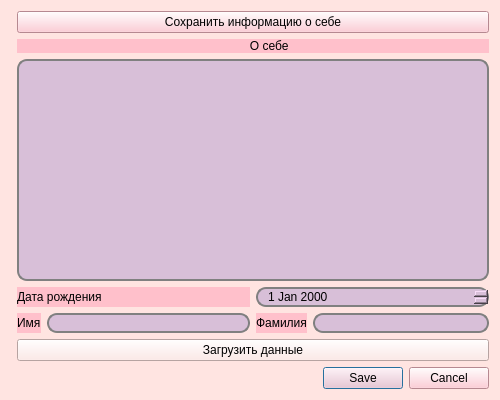
<?xml version="1.0" encoding="UTF-8"?>
<ui version="4.0">
 <class>HumanData</class>
 <widget class="QDialog" name="HumanData">
  <property name="geometry">
   <rect>
    <x>0</x>
    <y>0</y>
    <width>500</width>
    <height>400</height>
   </rect>
  </property>
  <property name="windowTitle">
   <string>Dialog</string>
  </property>
  <property name="styleSheet">
   <string notr="true">background-color: #FFE4E1;</string>
  </property>
  <layout class="QFormLayout" name="formLayout">
   <item row="1" column="1">
    <layout class="QGridLayout" name="gridLayout">
     <item row="0" column="0">
      <layout class="QVBoxLayout" name="verticalLayout_2">
       <item>
        <widget class="QPushButton" name="pushButton">
         <property name="styleSheet">
          <string notr="true">font: 75 10pt &quot;Palatino Linotype&quot;;
background-color: #FFC0CB;
</string>
         </property>
         <property name="text">
          <string>Сохранить информацию о себе</string>
         </property>
        </widget>
       </item>
       <item>
        <widget class="QLabel" name="aboutMe">
         <property name="styleSheet">
          <string notr="true">font: 75 10pt &quot;Palatino Linotype&quot;;
background-color: #FFC0CB;</string>
         </property>
         <property name="text">
          <string>                                                                      О себе</string>
         </property>
        </widget>
       </item>
       <item>
        <widget class="QTextEdit" name="textEdit">
         <property name="styleSheet">
          <string notr="true">border: 2px solid gray;
    border-radius: 10px;
    padding: 0 8px;
    background: #D8BFD8;
    selection-background-color: darkgray;</string>
         </property>
        </widget>
       </item>
       <item>
        <layout class="QVBoxLayout" name="verticalLayout">
         <item>
          <layout class="QHBoxLayout" name="horizontalLayout_3">
           <item>
            <widget class="QLabel" name="dateOfBrd">
             <property name="styleSheet">
              <string notr="true">font: 75 10pt &quot;Palatino Linotype&quot;;
background-color: #FFC0CB;</string>
             </property>
             <property name="text">
              <string>Дата рождения</string>
             </property>
            </widget>
           </item>
           <item>
            <widget class="QDateEdit" name="dateEdit">
             <property name="styleSheet">
              <string notr="true">border: 2px solid gray;
    border-radius: 10px;
    padding: 0 8px;
    background: #D8BFD8;
    selection-background-color: darkgray;</string>
             </property>
             <property name="currentSectionIndex">
              <number>2</number>
             </property>
            </widget>
           </item>
          </layout>
         </item>
         <item>
          <layout class="QHBoxLayout" name="horizontalLayout_4">
           <item>
            <layout class="QHBoxLayout" name="horizontalLayout_2">
             <item>
              <widget class="QLabel" name="first">
               <property name="styleSheet">
                <string notr="true">font: 75 10pt &quot;Palatino Linotype&quot;;
background-color: #FFC0CB;</string>
               </property>
               <property name="text">
                <string>Имя</string>
               </property>
              </widget>
             </item>
             <item>
              <widget class="QLineEdit" name="firstLine">
               <property name="styleSheet">
                <string notr="true">border: 2px solid gray;
    border-radius: 10px;
    padding: 0 8px;
    background: #D8BFD8;
    selection-background-color: darkgray;</string>
               </property>
              </widget>
             </item>
            </layout>
           </item>
           <item>
            <layout class="QHBoxLayout" name="horizontalLayout">
             <item>
              <widget class="QLabel" name="second">
               <property name="styleSheet">
                <string notr="true">font: 75 10pt &quot;Palatino Linotype&quot;;
background-color: #FFC0CB;</string>
               </property>
               <property name="text">
                <string>Фамилия</string>
               </property>
              </widget>
             </item>
             <item>
              <widget class="QLineEdit" name="secondLine">
               <property name="styleSheet">
                <string notr="true">border: 2px solid gray;
    border-radius: 10px;
    padding: 0 8px;
    background: #D8BFD8;
    selection-background-color: darkgray;</string>
               </property>
              </widget>
             </item>
            </layout>
           </item>
          </layout>
         </item>
        </layout>
       </item>
      </layout>
     </item>
    </layout>
   </item>
   <item row="3" column="1">
    <widget class="QDialogButtonBox" name="buttonBox">
     <property name="styleSheet">
      <string notr="true">font: 75 10pt &quot;Palatino Linotype&quot;;
background-color: #FFC0CB;
</string>
     </property>
     <property name="standardButtons">
      <set>QDialogButtonBox::Cancel|QDialogButtonBox::Save</set>
     </property>
    </widget>
   </item>
   <item row="2" column="1">
    <widget class="QPushButton" name="pushButton_2">
     <property name="text">
      <string>Загрузить данные</string>
     </property>
    </widget>
   </item>
  </layout>
 </widget>
 <resources/>
 <connections/>
</ui>
